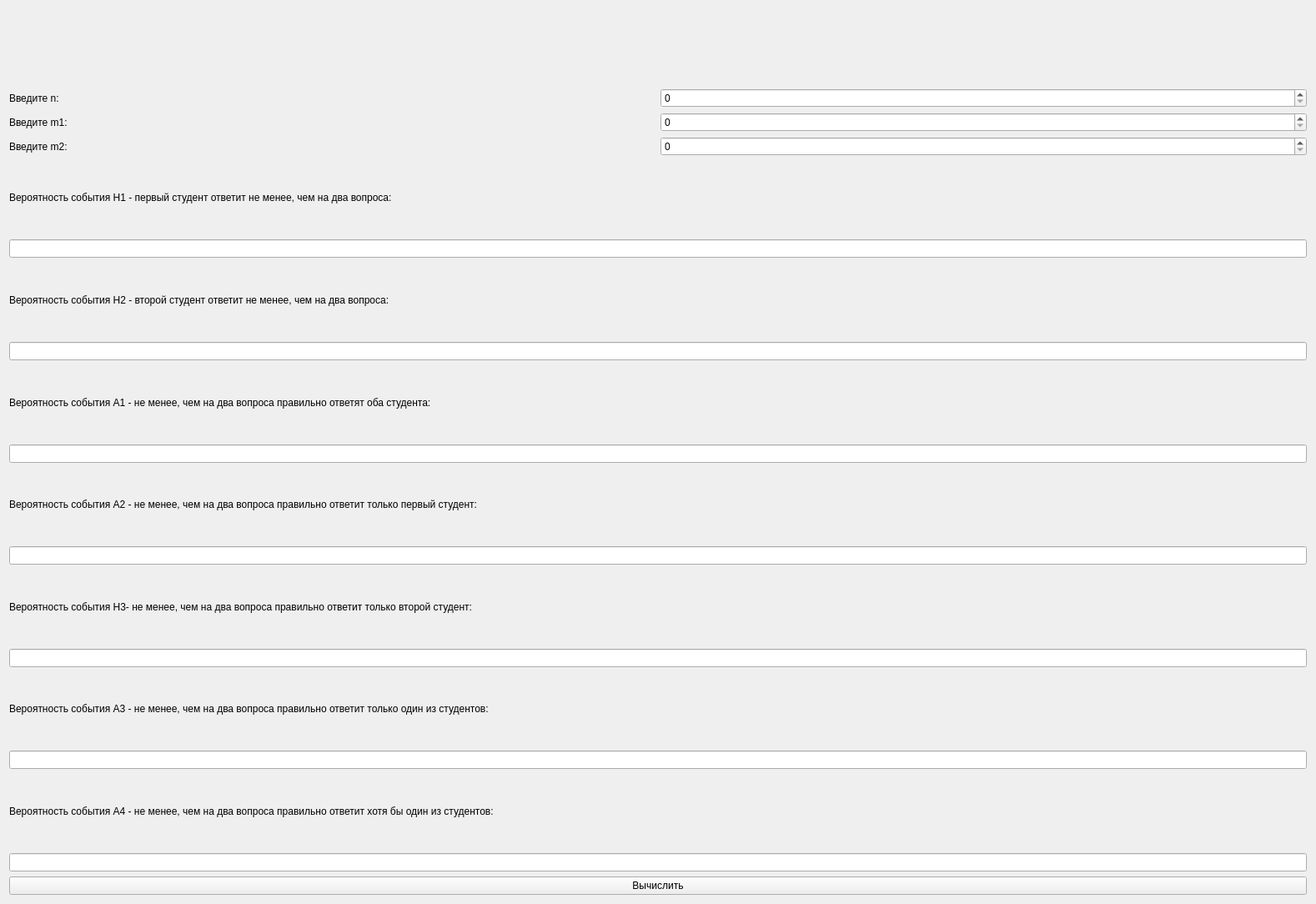
<?xml version="1.0" encoding="UTF-8"?>
<ui version="4.0">
 <class>Form</class>
 <widget class="QWidget" name="Form">
  <property name="geometry">
   <rect>
    <x>0</x>
    <y>0</y>
    <width>1578</width>
    <height>1084</height>
   </rect>
  </property>
  <property name="windowTitle">
   <string>Form</string>
  </property>
  <layout class="QHBoxLayout" name="horizontalLayout_4">
   <item>
    <layout class="QVBoxLayout" name="verticalLayout">
     <item>
      <widget class="QLabel" name="text_of_task">
       <property name="text">
        <string/>
       </property>
       <property name="pixmap">
        <pixmap>pics_lab_2/text_of_task.png</pixmap>
       </property>
      </widget>
     </item>
     <item>
      <layout class="QHBoxLayout" name="horizontalLayout">
       <item>
        <widget class="QLabel" name="label">
         <property name="text">
          <string>Введите n:</string>
         </property>
        </widget>
       </item>
       <item>
        <widget class="QSpinBox" name="n_count">
         <property name="maximum">
          <number>1000</number>
         </property>
        </widget>
       </item>
      </layout>
     </item>
     <item>
      <layout class="QHBoxLayout" name="horizontalLayout_2">
       <item>
        <widget class="QLabel" name="label_2">
         <property name="text">
          <string>Введите m1:</string>
         </property>
        </widget>
       </item>
       <item>
        <widget class="QSpinBox" name="m1_count"/>
       </item>
      </layout>
     </item>
     <item>
      <layout class="QHBoxLayout" name="horizontalLayout_3">
       <item>
        <widget class="QLabel" name="label_3">
         <property name="text">
          <string>Введите m2:</string>
         </property>
        </widget>
       </item>
       <item>
        <widget class="QSpinBox" name="m2_count"/>
       </item>
      </layout>
     </item>
     <item>
      <layout class="QHBoxLayout" name="horizontalLayout_10">
       <item>
        <widget class="QLabel" name="label_4">
         <property name="text">
          <string>Вероятность события H1 - первый студент ответит не менее, чем на два вопроса:</string>
         </property>
        </widget>
       </item>
       <item>
        <widget class="QLabel" name="h1_formula">
         <property name="text">
          <string/>
         </property>
         <property name="pixmap">
          <pixmap>pics_lab_2/h1.png</pixmap>
         </property>
        </widget>
       </item>
      </layout>
     </item>
     <item>
      <widget class="QLineEdit" name="h1_probability">
       <property name="readOnly">
        <bool>true</bool>
       </property>
      </widget>
     </item>
     <item>
      <layout class="QHBoxLayout" name="horizontalLayout_11">
       <item>
        <widget class="QLabel" name="label_5">
         <property name="text">
          <string>Вероятность события H2 - второй студент ответит не менее, чем на два вопроса:</string>
         </property>
        </widget>
       </item>
       <item>
        <widget class="QLabel" name="h2_formula">
         <property name="text">
          <string/>
         </property>
         <property name="pixmap">
          <pixmap>pics_lab_2/h2.png</pixmap>
         </property>
        </widget>
       </item>
      </layout>
     </item>
     <item>
      <widget class="QLineEdit" name="h2_probability">
       <property name="readOnly">
        <bool>true</bool>
       </property>
      </widget>
     </item>
     <item>
      <layout class="QHBoxLayout" name="horizontalLayout_5">
       <item>
        <widget class="QLabel" name="label_9">
         <property name="text">
          <string>Вероятность события A1 - не менее, чем на два вопроса правильно ответят оба студента: </string>
         </property>
        </widget>
       </item>
       <item>
        <widget class="QLabel" name="a1_formula">
         <property name="text">
          <string/>
         </property>
         <property name="pixmap">
          <pixmap>pics_lab_2/punkt_a.png</pixmap>
         </property>
        </widget>
       </item>
      </layout>
     </item>
     <item>
      <widget class="QLineEdit" name="a1_probability">
       <property name="readOnly">
        <bool>true</bool>
       </property>
      </widget>
     </item>
     <item>
      <layout class="QHBoxLayout" name="horizontalLayout_6">
       <item>
        <widget class="QLabel" name="label_11">
         <property name="text">
          <string>Вероятность события A2 - не менее, чем на два вопроса правильно ответит только первый студент: </string>
         </property>
        </widget>
       </item>
       <item>
        <widget class="QLabel" name="a2_formula">
         <property name="text">
          <string/>
         </property>
         <property name="pixmap">
          <pixmap>pics_lab_2/punct_b.png</pixmap>
         </property>
        </widget>
       </item>
      </layout>
     </item>
     <item>
      <widget class="QLineEdit" name="a2_probability">
       <property name="readOnly">
        <bool>true</bool>
       </property>
      </widget>
     </item>
     <item>
      <layout class="QHBoxLayout" name="horizontalLayout_9">
       <item>
        <widget class="QLabel" name="label_17">
         <property name="text">
          <string>Вероятность события H3- не менее, чем на два вопроса правильно ответит только второй студент: </string>
         </property>
        </widget>
       </item>
       <item>
        <widget class="QLabel" name="h3_formula">
         <property name="text">
          <string/>
         </property>
         <property name="pixmap">
          <pixmap>pics_lab_2/h3.png</pixmap>
         </property>
        </widget>
       </item>
      </layout>
     </item>
     <item>
      <widget class="QLineEdit" name="h3_probability">
       <property name="readOnly">
        <bool>true</bool>
       </property>
      </widget>
     </item>
     <item>
      <layout class="QHBoxLayout" name="horizontalLayout_7">
       <item>
        <widget class="QLabel" name="label_13">
         <property name="text">
          <string>Вероятность события A3 - не менее, чем на два вопроса правильно ответит только один из студентов: </string>
         </property>
        </widget>
       </item>
       <item>
        <widget class="QLabel" name="a3_formula">
         <property name="text">
          <string/>
         </property>
         <property name="pixmap">
          <pixmap>pics_lab_2/punct_c.png</pixmap>
         </property>
        </widget>
       </item>
      </layout>
     </item>
     <item>
      <widget class="QLineEdit" name="a3_probability">
       <property name="readOnly">
        <bool>true</bool>
       </property>
      </widget>
     </item>
     <item>
      <layout class="QHBoxLayout" name="horizontalLayout_8">
       <item>
        <widget class="QLabel" name="label_15">
         <property name="text">
          <string>Вероятность события A4 - не менее, чем на два вопроса правильно ответит хотя бы один из студентов: </string>
         </property>
        </widget>
       </item>
       <item>
        <widget class="QLabel" name="a4_formula">
         <property name="text">
          <string/>
         </property>
         <property name="pixmap">
          <pixmap>pics_lab_2/punct_d.png</pixmap>
         </property>
        </widget>
       </item>
      </layout>
     </item>
     <item>
      <widget class="QLineEdit" name="a4_probability">
       <property name="readOnly">
        <bool>true</bool>
       </property>
      </widget>
     </item>
     <item>
      <widget class="QPushButton" name="calculate_button">
       <property name="text">
        <string>Вычислить</string>
       </property>
      </widget>
     </item>
    </layout>
   </item>
  </layout>
 </widget>
 <resources/>
 <connections/>
</ui>
